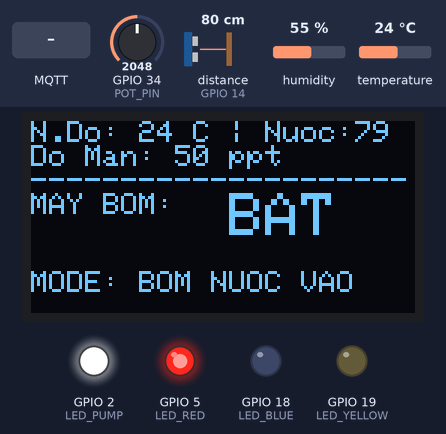
Simulated run of this program. Board: ESP32. Parts: 128×64 one-colour display, output pins drawn as LEDs (lit = HIGH). Wiring (from diagram.json): ultrasonic range finder: trigger GPIO 12; echo GPIO 14. The inputs (shaded band) are chosen by the test bench; at power-on: temperature 24 °C, distance to the obstacle (sensor on GPIO 14) 80 cm, GPIO 34 (POT_PIN) = 2048, humidity 55 %. The echo pulse lasts 58.3 µs per cm; WiFi joins after 1.5 s; servers stay silent unless stated; random numbers use the default seed unless the program sets one; no MQTT or app messages arrive unless stated; pins used as bus, display or sensor lines are not drawn; what the program prints to the serial monitor is not drawn.

Above: at 2.7 s.
2.8 s: MQTT message "OFF" arrives on the first subscribed topic
At 4.4 s:
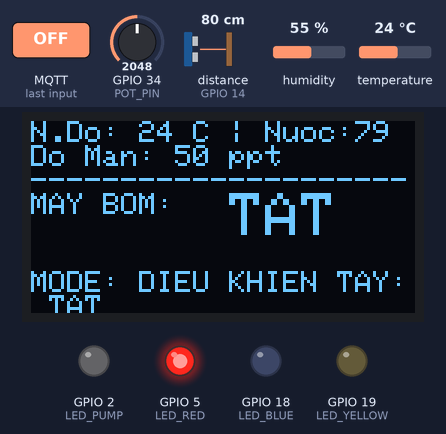
5.2 s: temperature set to 30.1 °C
At 6.9 s:
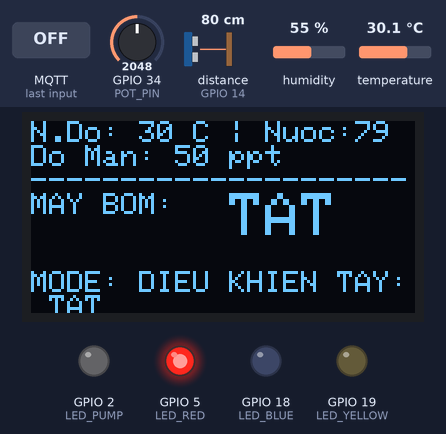
7.2 s: temperature set to 30.9 °C
At 8.8 s:
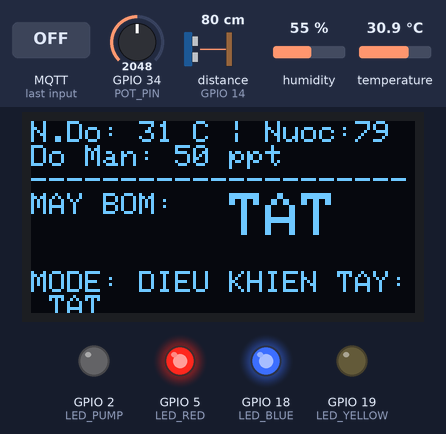
9.3 s: MQTT message "ON" arrives on the first subscribed topic
At 10.5 s:
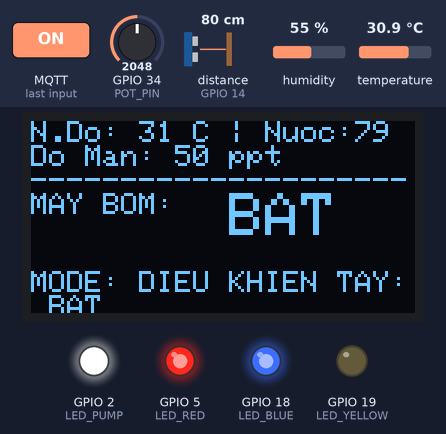
11.4 s: MQTT message "AUTO" arrives on the first subscribed topic
At 13.1 s:
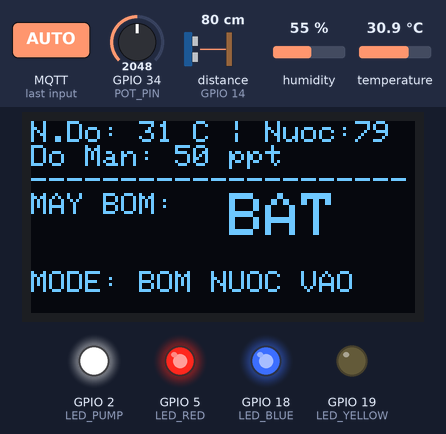
13.4 s: distance to the obstacle (sensor on GPIO 14) set to 146 cm
At 15.1 s:
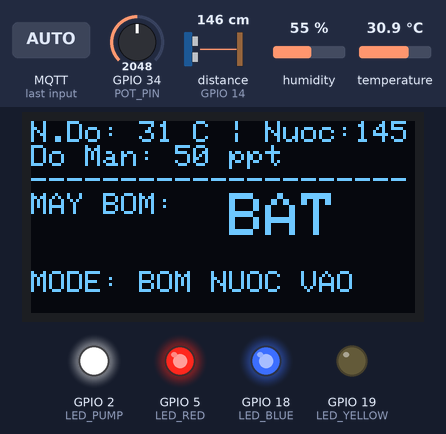
15.5 s: distance to the obstacle (sensor on GPIO 14) set to 156 cm
Timing chart, 0 to 18.5 s (numbered marks = the images above; inputs shaded):
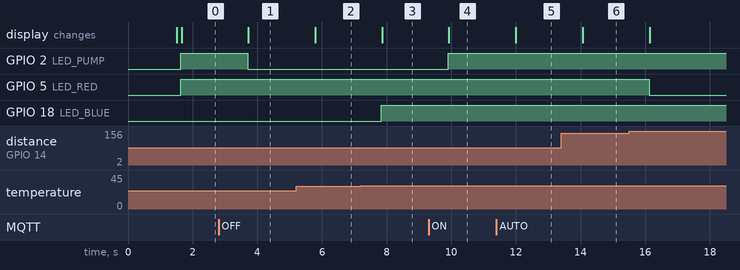

The program:

main.cpp
```cpp
#include <Arduino.h>
#include <Wire.h>
#include <Adafruit_GFX.h>
#include <Adafruit_SSD1306.h>
#include <DHT.h>
#include <WiFi.h>
#include <WiFiClientSecure.h>
#include <PubSubClient.h>
#include <ArduinoJson.h>


const char* ssid = "Wokwi-GUEST";
const char* password = "";
const char* mqtt_server = "491a885f0fda4d9a8bd65b42c7168f35.s1.eu.hivemq.cloud";
const int mqtt_port = 8883;
const char* mqtt_user = "vancuong";
const char* mqtt_pass = "01276263198Cuong";


const char* mqtt_topic_pub = "thuy_san_smart/data";
const char* mqtt_topic_sub = "thuy_san_smart/control";

WiFiClientSecure espClient;
PubSubClient client(espClient);


#define SCREEN_WIDTH 128
#define SCREEN_HEIGHT 64
Adafruit_SSD1306 display(SCREEN_WIDTH, SCREEN_HEIGHT, &Wire, -1);

#define DHTPIN 4
#define DHTTYPE DHT22
DHT dht(DHTPIN, DHTTYPE);

#define LED_RED 5
#define LED_BLUE 18
#define LED_YELLOW 19
#define LED_PUMP 2

#define POT_PIN 34
#define TRIG_PIN 12
#define ECHO_PIN 14

int controlMode = 0;


void callback(char* topic, byte* payload, unsigned int length) {
  String message;
  for (int i = 0; i < length; i++) {
    message += (char)payload[i];
  }
  Serial.print("Nhan lenh tu Node-RED: ");
  Serial.println(message);


  if (message == "ON") controlMode = 1;
  else if (message == "OFF") controlMode = 2;
  else if (message == "AUTO") controlMode = 0;
}


void setup_wifi() {
  delay(10);
  Serial.println("Dang ket noi WiFi...");
  WiFi.begin(ssid, password);
  while (WiFi.status() != WL_CONNECTED) {
    delay(500);
    Serial.print(".");
  }
  Serial.println("\nWiFi da ket noi");
  espClient.setInsecure();
}


void reconnect() {
  while (!client.connected()) {
    Serial.print("Dang ket noi HiveMQ Cloud...");
    String clientId = "ESP32Client-" + String(random(0xffff), HEX);
    if (client.connect(clientId.c_str(), mqtt_user, mqtt_pass)) {
      Serial.println(" KET NOI THANH CONG!");

      client.subscribe(mqtt_topic_sub);
    } else {
      Serial.print(" That bai, ma loi: ");
      Serial.print(client.state());
      Serial.println(" Thu lai sau 5 giay");
      delay(5000);
    }
  }
}

void setup() {
  Serial.begin(115200);


  pinMode(LED_RED, OUTPUT);
  pinMode(LED_BLUE, OUTPUT);
  pinMode(LED_YELLOW, OUTPUT);
  pinMode(LED_PUMP, OUTPUT);
  pinMode(TRIG_PIN, OUTPUT);
  pinMode(ECHO_PIN, INPUT);

  dht.begin();
  setup_wifi();

  client.setServer(mqtt_server, mqtt_port);
  client.setCallback(callback);


  Wire.begin();
  if(!display.begin(SSD1306_SWITCHCAPVCC, 0x3C)) {
    Serial.println(F("Loi: Khong tim thay man hinh OLED (Kiem tra lai day SDA, SCL hoac thu doi thanh 0x3D)"));
    for(;;);
  }
  display.clearDisplay();
  display.display();
}

void loop() {
  if (!client.connected()) {
    reconnect();
  }
  client.loop();

  //đọc dữ liệu cảm biến
  float t_raw = dht.readTemperature();
  int t = isnan(t_raw) ? 0 : (int)round(t_raw);

  int salinity = map(analogRead(POT_PIN), 0, 4095, 0, 100);

  digitalWrite(TRIG_PIN, LOW); delayMicroseconds(2);
  digitalWrite(TRIG_PIN, HIGH); delayMicroseconds(10);
  digitalWrite(TRIG_PIN, LOW);
  float duration = pulseIn(ECHO_PIN, HIGH);
  int distance = (int)round(duration * 0.034 / 2);


  bool errorDist = (distance < 150 || distance > 350);
  bool errorTemp = (t < 10 || t > 30);
  bool errorSalt = (salinity > 50);

  digitalWrite(LED_RED, errorDist ? HIGH : LOW);    // Lỗi mực nước
  digitalWrite(LED_BLUE, errorTemp ? HIGH : LOW);   // Lỗi nhiệt độ
  digitalWrite(LED_YELLOW, errorSalt ? HIGH : LOW); // Lỗi độ mặn


  bool autoPump = false;
  String pumpAction = "";

  if (errorDist && errorTemp && errorSalt) {
    autoPump = true;
    pumpAction = "NGUY HIEM HO NUOC";
  }
  else if (errorDist) {
    autoPump = true;
    pumpAction = (distance > 350) ? "HUT NUOC RA" : "BOM NUOC VAO";
  }
  else if (errorSalt) {
    autoPump = true;
    pumpAction = "XU LY DO MAN";
  }
  else if (errorTemp) {
    autoPump = true;
    pumpAction = "DIEU CHINH NHIET";
  }
  else {
    autoPump = false;
    pumpAction = "HE THONG ON DINH";
  }


  bool finalPumping = false;

  if (controlMode == 1) {
    finalPumping = true;
    pumpAction = "DIEU KHIEN TAY: BAT";
  }
  else if (controlMode == 2) {
    finalPumping = false;
    pumpAction = "DIEU KHIEN TAY: TAT";
  }
  else {
    finalPumping = autoPump;

  }

  digitalWrite(LED_PUMP, finalPumping ? HIGH : LOW);


  StaticJsonDocument<256> doc;
  doc["temp"] = t;
  doc["dist"] = distance;
  doc["salt"] = salinity;
  doc["pump"] = finalPumping ? "BAT" : "TAT";
  doc["mode"] = pumpAction;

  char buffer[256];
  serializeJson(doc, buffer);
  client.publish(mqtt_topic_pub, buffer);

  display.clearDisplay();
  display.setTextColor(SSD1306_WHITE);
  display.setCursor(0, 0);

  display.setTextSize(1);
  display.printf("N.Do: %d C | Nuoc:%d\n", t, distance);
  display.printf("Do Man: %d ppt\n", salinity);
  display.println("---------------------");

  display.print("MAY BOM: ");
  display.setTextSize(2);
  display.println(finalPumping ? " BAT" : " TAT");

  display.setTextSize(1);
  display.setCursor(0, 50);
  display.print("MODE: ");
  display.print(pumpAction);

  display.display();

  delay(1000);
}
```

Measured:
- the behaviour switches between 30.4 and 30.5 °C on temperature (found by bisection; images 2 and 3)
- after the input at 2.8 s, GPIO 2 (LED_PUMP): HIGH → LOW after 0.90 s; the display: changes after 0.92 s (image 1)
- after the input at 5.2 s, the display: changes after 0.59 s (image 2)
- after the input at 7.2 s, GPIO 18 (LED_BLUE): LOW → HIGH after 0.63 s; the display: changes after 0.66 s (image 3)
- after the input at 9.3 s, GPIO 2 (LED_PUMP): LOW → HIGH after 0.60 s; the display: changes after 0.63 s (image 4)
- after the input at 11.4 s, the display: changes after 0.60 s (image 5)
- after the input at 13.4 s, the display: changes after 0.67 s (image 6)
- after the input at 15.5 s, GPIO 5 (LED_RED): HIGH → LOW after 0.62 s
